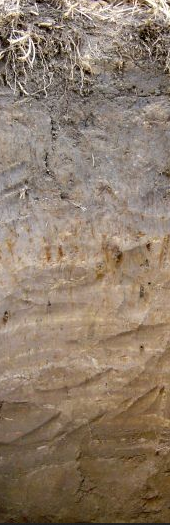
#> input picture PSP_columnWaterContent/soilProfile.png, 170 x 525 px
$ python main.py
#> lines starting #> are read from the running program, lines starting #| are printed output that depends on the picture
### PSP_columnWaterContent/PSP_integration.py
#PSP_integration.py
from __future__ import division

def trapzd(func, a, b, n):
    if (n == 1):
        trapzd.s = 0.5*(b-a)*(func(a) + func(b))
        return trapzd.s
    else:
        it = 1
        for j in range(1, n-1):
            it <<= 1
        tnm = float(it)
        del_ = (b-a)/tnm
        x = a+0.5*del_
        sum = 0.0
        for j in range(1, it+1):
            sum += func(x)
            x += del_
        trapzd.s = 0.5*(trapzd.s + (b-a)*sum/tnm)
        return trapzd.s

def qsimp(func, a, b):
    EPS = 1.0e-6
    JMAX = 20
    ost=0.0
    os=0.0
    for j in range(1, JMAX+1):
        st = trapzd(func,a,b,j)
        s = (4.0*st-ost)/3.0
        if (j > 5):
            if (abs(s-os) < EPS*abs(os) or (s == 0.0 and os == 0.0)):
                return s
        os=s
        ost=st

### PSP_columnWaterContent/PSP_soil.py
#PSP_soil.py

CAMPBELL = 1
VAN_GENUCHTEN = 2
waterRetentionCurve = 0

thetaS      = 0.46          #[m3/m3] saturated water content
thetaR      = 0.01          #[m3/m3] residual water content
Campbell_he = -4.2          #[J/kg] air-entry potential in Campbell formulation
Campbell_b  = 3.58          #[-] slope parameter in Campbell formulation
VG_alpha    = 0.18          #[kg/J] alpha parameter in van Genuchten formulation
VG_n        = 2.86          #[-] n parameter in van Genuchten formulation
VG_m        = 0.11          #[-] m parameter in van Genuchten formulation

def waterContent(signPsi):
    if (waterRetentionCurve == CAMPBELL):
        if (signPsi >= Campbell_he):
            return thetaS
        else:
            Se = (signPsi / Campbell_he)**(-1. / Campbell_b)
            return Se*thetaS

    elif(waterRetentionCurve == VAN_GENUCHTEN):
        if (signPsi >= 0.):
            return thetaS
        else:
            Se = 1. / (1. + (VG_alpha * abs(signPsi))**VG_n)**VG_m
            return Se*(thetaS - thetaR) + thetaR

### PSP_columnWaterContent/main.py
#PSP_columnWaterContent
from __future__ import print_function, division

import matplotlib.pyplot as plt
import matplotlib.cm as cm
import matplotlib.image as image
import numpy as np
import PSP_soil as soil
from PSP_integration import qsimp

def main():
    choice = 0
    print (soil.CAMPBELL,' Campbell')
    print (soil.VAN_GENUCHTEN,' van Genuchten')
    while (choice < soil.CAMPBELL) or (choice > soil.VAN_GENUCHTEN):
        choice = float(input("Choose water retention curve: "))
        if (choice < soil.CAMPBELL) or (choice > soil.VAN_GENUCHTEN):
            print('wrong choice.')
#> this loop made 1 pass; the answer given on pass 1: 1
    soil.waterRetentionCurve = choice

    waterTableDepth = 2.0
    nrValues = 100
    step = waterTableDepth/nrValues

    integral = qsimp(soil.waterContent, -waterTableDepth*9.81, 0)
    totalWaterContent = integral / 9.81
    print ("\nTotal water content [m2/m2]:", totalWaterContent)

    x = np.zeros(nrValues+1, float)
    y = np.zeros(nrValues+1, float)
    for i in range(nrValues+1):
        y[i] = step*i
        psi = y[i] - waterTableDepth
        psi *= 9.81
        x[i] = soil.waterContent(psi)

    img = image.imread('soilProfile.png')
#> img is the input picture: shape (525, 170, 3) float32; mean R, G, B 0.555, 0.484, 0.416
    matplot = plt.imshow(img, extent=[0,1,waterTableDepth,0])
    plt.plot(x, y, 'k', linewidth='3')
    plt.xlim(0, 1)
    plt.ylim(waterTableDepth, 0)
    plt.title('')
    plt.xlabel('water content [m$^2$ m$^{-2}$]')
    plt.ylabel('depth [m]')
    plt.show()
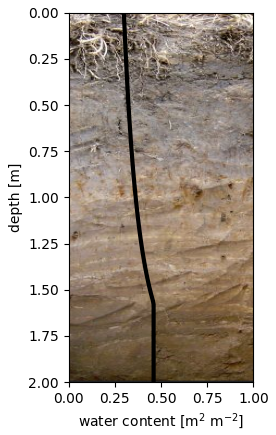
#> figure drawn by matplotlib, 1 panel

main()
